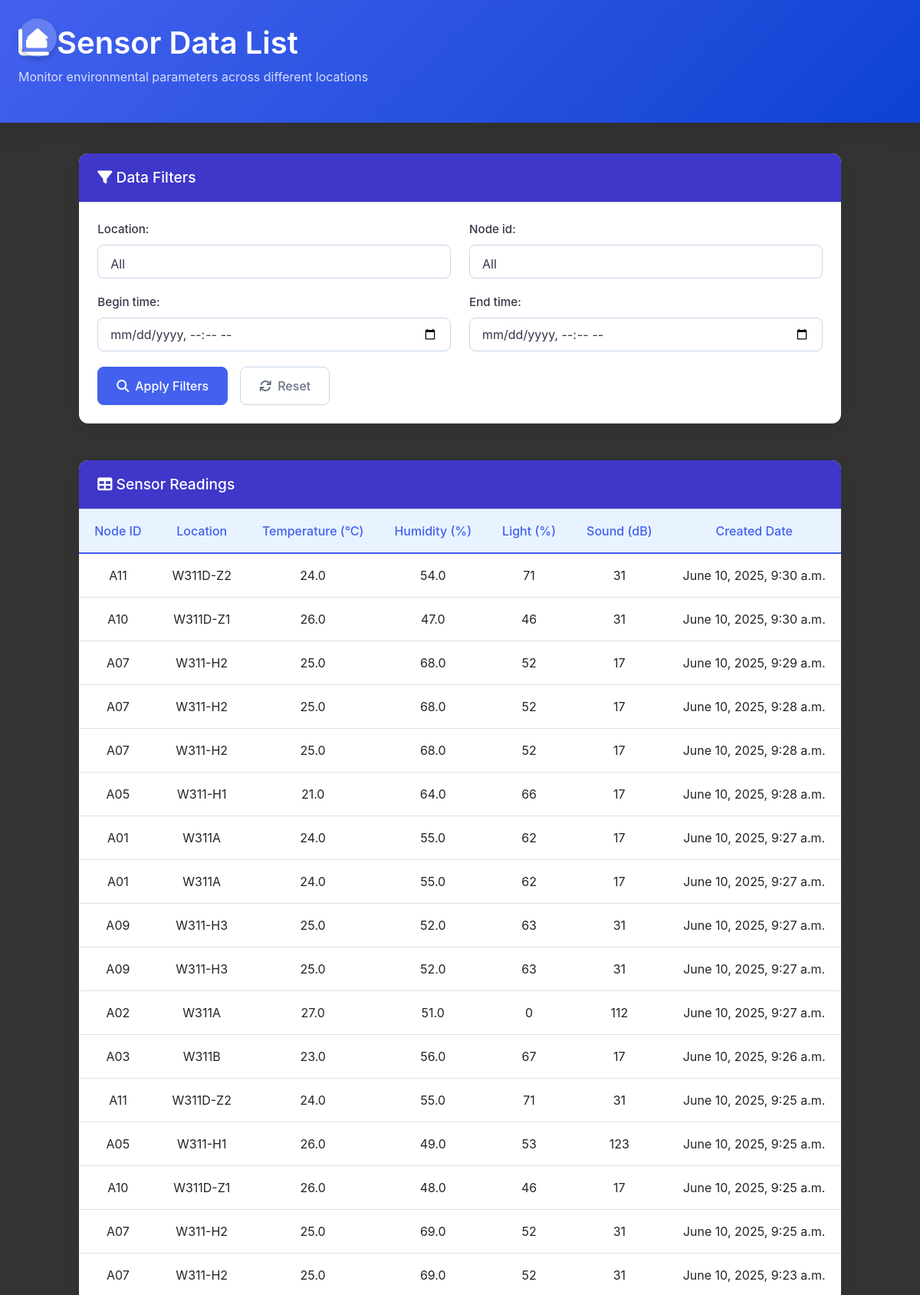
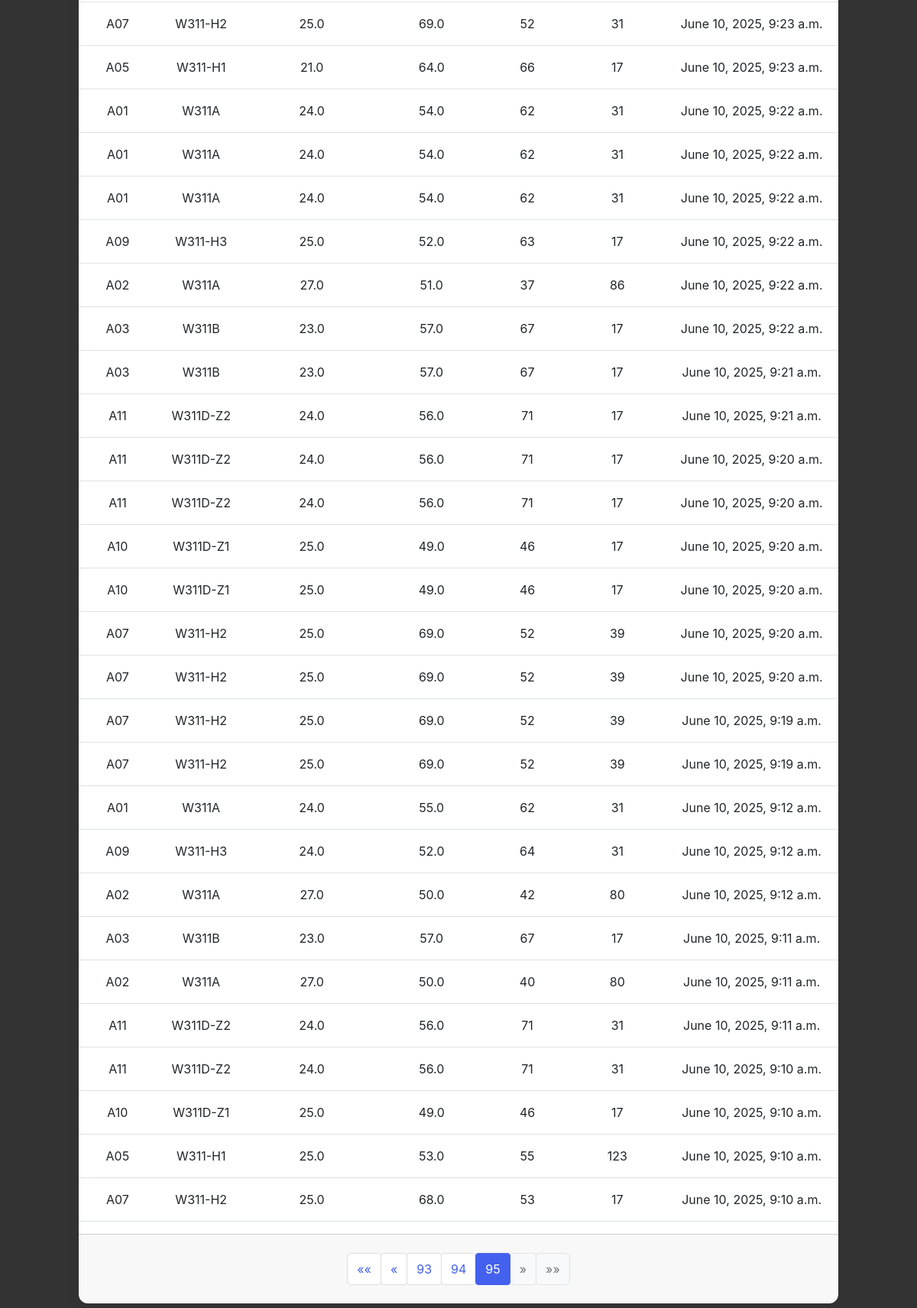
The app's page /selectdata?page=95& (upper part) with its own data (2 pictures, top to bottom).
### projectApp/models.py (models this page shows, shortened)
class Information(models.Model):
    node_id = models.CharField(max_length=4)
    loc = models.CharField(max_length=6)
    temp = models.DecimalField(max_digits=5,decimal_places=1)
    hum = models.DecimalField(max_digits=5,decimal_places=1)
    light = models.IntegerField()
    snd = models.IntegerField()
    date_created = models.DateTimeField(auto_now_add=True)
    class Meta:
        verbose_name_plural = "Information"

### projectApp/views.py (the view)
# urls.py: path("selectdata",views.select_data_list),
def select_data_list(request):
    location = Information.objects.values_list("loc").distinct().order_by("loc")
    locations = []
    locations.append((None,"All"))
    node_id = Information.objects.values_list("node_id").distinct().order_by("node_id")
    node_id_list = []
    node_id_list.append((None,"All"))
    form = LocationForm()
    form.fields['location'].choices = locations
    form.fields["node_id"].choices = node_id_list
    data_selected = Information.objects.all()
    for i in location:
        locations.append((i[0],i[0]))
    for i in node_id:
        node_id_list.append((i[0],i[0]))
    if request.method == "GET":
        if "clear" in request.GET:
            form.reset()
            context = {"form":form,"select_data":data_selected}
            return redirect(request.path)
        form = LocationForm(request.GET)
        form.fields['location'].choices = locations
        form.fields["node_id"].choices = node_id_list
        if form.is_valid():
            select_location = form.cleaned_data['location']
            select_node_id = form.cleaned_data["node_id"]
            begin_time = form.cleaned_data.get("begin_time")
            end_time = form.cleaned_data.get("end_time")
            raw_data = get_series_data(select_node_id,select_location,begin_time,end_time)
            context = dict()
            context["raw_data"] = raw_data["raw_data"].order_by("-date_created")
            context["form"] = form
        form.fields["location"].choices = locations
        form.fields["node_id"].choices = node_id_list
    if form.is_valid():
        cpage =  raw_data
    else:
        cpage = get_series_data()
    paginator = Paginator(cpage["raw_data"].order_by("-date_created"),50)
    page = request.GET.get("page")
    try:
        raw_data = paginator.page(page)
    except PageNotAnInteger:
        raw_data = paginator.page(1)
    except EmptyPage:
        raw_data = paginator.page(paginator.num_pages)
    context = dict()
    context["raw_data"] = raw_data
    context["form"] = form
    try:
        filter_params = request.GET.copy()
        filter_params.pop("page",None)
        filter_params  = filter_params.urlencode
    except BaseException as e:
        filter_params = None
        print("Error!",e)
    context["other_params"] = filter_params
    return render(request,"projectApp/select_data_list.html",context)

### projectApp/app_form.py (shortened to what this page needs)
class LocationForm(forms.Form):
    location = forms.ChoiceField(
        choices = [],
        required= False,
        widget= forms.Select(attrs = {"class":"form-control"})
    )
    node_id = forms.ChoiceField(
        choices= [],
        required= False,
        widget= forms.Select(attrs= {"class":"form-control"})
    )
    begin_time = forms.DateTimeField(
        widget=forms.DateTimeInput(attrs={'type': 'datetime-local',"class":"form-control custom-control-input"}),
        required= False,
        input_formats=['%Y-%m-%dT%H:%M']
    )
    end_time = forms.DateTimeField(
        widget=forms.DateTimeInput(attrs={'type': 'datetime-local',"class":"form-control"}),
        required= False,
        input_formats=['%Y-%m-%dT%H:%M']
    )

### projectApp/templates/projectApp/select_data_list.html (shortened to what this page needs)
{% load static %}
<!DOCTYPE html>
<html lang="en">
<head>
    <link href="https://cdn.jsdelivr.net/npm/font-awesome@4.7.0/css/font-awesome.min.css" rel="stylesheet">
    <link href="https://cdn.jsdelivr.net/npm/bootstrap@5.3.6/dist/css/bootstrap.min.css" rel="stylesheet">
    <link rel="stylesheet" type="text/css" href="https://cdn.flexmonster.com/theme/orange/flexmonster.min.css" />
    <link href="https://cdn.jsdelivr.net/npm/bootstrap@5.3.0/dist/css/bootstrap.min.css" rel="stylesheet">
    <link rel="stylesheet" href="https://cdnjs.cloudflare.com/ajax/libs/font-awesome/6.4.0/css/all.min.css">
</head>
<body>
    <a href="/" class="home-button" title="Home">
      <i class="fas fa-home"></i>
    </a>
    <header class="header">
        <div class="main-container">
            <h1><i class="fa fa-area-chart mr-2"></i>   Sensor Data List</h1>
            <p>Monitor environmental parameters across different locations</p>
        </div>
    </header>
    <main class="main-container">
        <div class="card mb-5">
            <div class="card-header">
                <h3 style="color:white"><i class="fa fa-filter mr-2"></i>   Data Filters</h3>
            </div>
            <div class="card-body">
                <form action="" method="get" id="select_form">
                    <div class="row">
                        <div class="col-md-6 form-group">
                            {{ form.location.label_tag }}
                            {{ form.location }}
                        </div>
                        <div class="col-md-6 form-group">
                            {{ form.node_id.label_tag }}
                            {{ form.node_id }}
                        </div>
                    </div>
                    <div class="row">
                        <div class="col-md-6 form-group">
                            {{ form.begin_time.label_tag }}
                            {{ form.begin_time }}
                        </div>
                        <div class="col-md-6 form-group">
                            {{ form.end_time.label_tag }}
                            {{ form.end_time }}
                        </div>
                    </div>
                    <div class="d-flex flex-wrap gap-3">
                        <button type="submit" class="btn btn-primary">
                            <i class="fa fa-search btn-icon"></i>Apply Filters
                        </button>
                        <a href="?clear=1" class="btn btn-light">
                            <i class="fa fa-refresh btn-icon"></i>Reset
                        </a>
                    </div>
                </form>
            </div>
        </div>
        <div class="card">
            <div class="card-header" style="color: white;">
                <h3><i class="fa fa-table mr-2"></i>   Sensor Readings</h3>
            </div>
            <div class="table-responsive">
                <table class="table data-table table-hover">
                    <thead>
                        <tr>
                            <th>Node ID</th>
                            <th>Location</th>
                            <th>Temperature (°C)</th>
                            <th>Humidity (%)</th>
                            <th>Light (%)</th>
                            <th>Sound (dB)</th>
                            <th>Created Date</th>
                        </tr>
                    </thead>
                    <tbody>
                        {% for entry in raw_data %}
                        <tr>
                            <td>{{ entry.node_id }}</td>
                            <td>{{ entry.loc }}</td>
                            <td>{{ entry.temp }}</td>
                            <td>{{ entry.hum }}</td>
                            <td>{{ entry.light }}</td>
                            <td>{{ entry.snd }}</td>
                            <td>{{ entry.date_created }}</td>
                        </tr>
                        {% endfor %}
                    </tbody>
                </table>
            </div>
            <div class="card-footer d-flex justify-content-center">
                <nav aria-label="Data pagination">
                    <ul class="pagination">
                        <li class="page-item {% if not raw_data.has_previous %}disabled{% endif %}">
                            <a class="page-link" href="?page=1{% if request.GET.q %}&q={{ request.GET.q }}{% endif %}" aria-label="First">
                                <span aria-hidden="true">&laquo;&laquo;</span>
                            </a>
                        </li>
                        <li class="page-item {% if not raw_data.has_previous %}disabled{% endif %}">
                            {% if raw_data.has_previous %}
                                <a class="page-link" href="?page={{ raw_data.previous_page_number }}{% if request.GET.q %}&q={{ request.GET.q }}{% endif %}" aria-label="Previous">
                                    <span aria-hidden="true">&laquo;</span>
                                </a>
                            {% else %}
                                <a class="page-link" href="#" aria-label="Previous" tabindex="-1" aria-disabled="true">
                                    <span aria-hidden="true">&laquo;</span>
                                </a>
                            {% endif %}
                        </li>
                        {% for num in raw_data.paginator.page_range %}
                            {% if raw_data.number == num %}
                                <li class="page-item active" aria-current="page">
                                    <span class="page-link">{{ num }}</span>
                                </li>
                            {% elif num > raw_data.number|add:'-3' and num < raw_data.number|add:'3' %}
                                <li class="page-item">
                                    <a class="page-link" href="?page={{ num }}{% if request.GET.q %}&q={{ request.GET.q }}{% endif %}&{{ other_params }}">{{ num }}</a>
                                </li>
                            {% endif %}
                        {% endfor %}
                        <li class="page-item {% if not raw_data.has_next %}disabled{% endif %}">
                            {% if raw_data.has_next %}
                                <a class="page-link" href="?page={{ raw_data.next_page_number }}{% if request.GET.q %}&q={{ request.GET.q }}{% endif %}&{{ other_params }}" aria-label="Next">
                                    <span aria-hidden="true">&raquo;</span>
                                </a>
                            {% else %}
                                <a class="page-link" href="#" aria-label="Next" tabindex="-1" aria-disabled="true">
                                    <span aria-hidden="true">&raquo;</span>
                                </a>
                            {% endif %}
                        </li>
                        <li class="page-item {% if not raw_data.has_next %}disabled{% endif %}">
                            <a class="page-link" href="?page={{ raw_data.paginator.num_pages }}{% if request.GET.q %}&q={{ request.GET.q }}{% endif %}&{{ other_params }}" aria-label="Last">
                                <span aria-hidden="true">&raquo;&raquo;</span>
                            </a>
                        </li>
                    </ul>
                </nav>
            </div>
        </div>
    </main>
</body>
</html>

### projectApp/templates/projectApp/select_data_list.html (style rules this page uses)
a { text-decoration: none; color: inherit }
:root { --primary-color: #4361ee; --secondary-color: #4080FF; --light-blue: #E8F3FF; --dark-blue: #0E42D2; --bg-light: #333; --bg-medium: #3f37c9; --bg-dark: #C9D8E8; --text-dark: #333647; --text-light: #697488; --border-color: #C9D8E8; --card-radius: 12px; --shadow-light: 0 4px 20px rgba(0, 0, 0, 0.05); --shadow-medium: 0 8px 30px rgba(0, 0, 0, 0.12); }
body { font-family: 'Inter', sans-serif; background-color: var(--bg-light); color: var(--text-dark); min-height: 100vh; display: flex; flex-direction: column; }
.header { background: linear-gradient(135deg, var(--primary-color) 0%, var(--dark-blue) 100%); color: white; padding: 2rem 0; margin-bottom: 2.5rem; box-shadow: var(--shadow-medium); }
.header h1 { font-weight: 600; margin-bottom: 0.5rem; }
.header p { color: rgba(255, 255, 255, 0.8); }
.main-container { max-width: 1400px; margin: 0 auto; padding: 0 1.5rem; flex: 1; }
.card { border: none; border-radius: var(--card-radius); box-shadow: var(--shadow-light); transition: transform 0.3s ease, box-shadow 0.3s ease; background-color: white; }
.card-header { background-color: var(--bg-medium); border-bottom: 1px solid var(--border-color); padding: 1.25rem 1.5rem; border-radius: var(--card-radius) var(--card-radius) 0 0 !important; }
.card-header h3 { font-size: 1.2rem; font-weight: 500; margin: 0; }
.card-body { padding: 1.5rem; }
.form-group { margin-bottom: 1.25rem; }
.form-group label { display: block; font-weight: 500; color: var(--text-dark); margin-bottom: 0.5rem; font-size: 0.95rem; }
.form-control { border: 1px solid var(--border-color); border-radius: 8px; height: 44px; padding: 0.75rem 1rem; font-size: 1rem; color: var(--text-dark); transition: border-color 0.2s ease, box-shadow 0.2s ease; background-color: white; }
.btn-primary { background-color: var(--primary-color); border-color: var(--primary-color); padding: 0.75rem 1.5rem; font-weight: 500; border-radius: 8px; transition: all 0.2s ease; display: inline-flex; align-items: center; justify-content: center; }
.btn-light { background-color: white; border: 1px solid var(--border-color); color: var(--text-light); padding: 0.75rem 1.5rem; font-weight: 500; border-radius: 8px; transition: all 0.2s ease; display: inline-flex; align-items: center; justify-content: center; }
.btn-icon { margin-right: 0.5rem; }
.data-table { margin-top: 0; border-radius: 0 0 var(--card-radius) var(--card-radius); }
.data-table thead th { background-color: var(--light-blue); color: var(--primary-color); font-weight: 500; border-bottom: 2px solid var(--primary-color); position: sticky; top: 0; z-index: 10; }
.data-table tbody tr { transition: background-color 0.2s ease; }
.data-table th, .data-table td { padding: 1rem 1.25rem; vertical-align: middle; text-align: center; }
.data-table tbody tr:nth-of-type(even) { background-color: rgba(201, 216, 232, 0.2); }
.home-button { position: absolute; top: 1.5rem; display: block; left: 1.5rem; background: rgba(255, 255, 255, 0.2); border-radius: 50%; width: 50px; height: 50px; display: flex; align-items: center; justify-content: center; color: white; font-size: 1.5rem; transition: all 0.3s ease; z-index: 10; box-shadow: 0 4px 8px rgba(0, 0, 0, 0.2); }
.pagination { margin-top: 1rem; justify-content: center; }
.page-link { color: #4361ee; border: 1px solid #ddd; border-radius: 4px; padding: 0.5rem 0.75rem; }
.page-item.active .page-link { background-color: #4361ee; border-color: #4361ee; color: white; }
.page-item.disabled .page-link { color: #6c757d; cursor: not-allowed; background-color: #f8f9fa; }

### records on screen
Information: node_id "A11", loc "W311D-Z2", temp "24.0", hum "54.0", light "71", snd "31", date_created "June 10, 2025, 9:30 a.m."
Information: node_id "A10", loc "W311D-Z1", temp "26.0", hum "47.0", light "46", snd "31", date_created "June 10, 2025, 9:30 a.m."
Information: node_id "A07", loc "W311-H2", temp "25.0", hum "68.0", light "52", snd "17", date_created "June 10, 2025, 9:29 a.m."
Information: node_id "A07", loc "W311-H2", temp "25.0", hum "68.0", light "52", snd "17", date_created "June 10, 2025, 9:28 a.m."
Information: node_id "A07", loc "W311-H2", temp "25.0", hum "68.0", light "52", snd "17", date_created "June 10, 2025, 9:28 a.m."
Information: node_id "A05", loc "W311-H1", temp "21.0", hum "64.0", light "66", snd "17", date_created "June 10, 2025, 9:28 a.m."
Information: node_id "A01", loc "W311A", temp "24.0", hum "55.0", light "62", snd "17", date_created "June 10, 2025, 9:27 a.m."
Information: node_id "A01", loc "W311A", temp "24.0", hum "55.0", light "62", snd "17", date_created "June 10, 2025, 9:27 a.m."
Information: node_id "A09", loc "W311-H3", temp "25.0", hum "52.0", light "63", snd "31", date_created "June 10, 2025, 9:27 a.m."
Information: node_id "A09", loc "W311-H3", temp "25.0", hum "52.0", light "63", snd "31", date_created "June 10, 2025, 9:27 a.m."
Information: node_id "A02", loc "W311A", temp "27.0", hum "51.0", light "0", snd "112", date_created "June 10, 2025, 9:27 a.m."
Information: node_id "A03", loc "W311B", temp "23.0", hum "56.0", light "67", snd "17", date_created "June 10, 2025, 9:26 a.m."
Information: node_id "A11", loc "W311D-Z2", temp "24.0", hum "55.0", light "71", snd "31", date_created "June 10, 2025, 9:25 a.m."
Information: node_id "A05", loc "W311-H1", temp "26.0", hum "49.0", light "53", snd "123", date_created "June 10, 2025, 9:25 a.m."
Information: node_id "A10", loc "W311D-Z1", temp "26.0", hum "48.0", light "46", snd "17", date_created "June 10, 2025, 9:25 a.m."
Information: node_id "A07", loc "W311-H2", temp "25.0", hum "69.0", light "52", snd "31", date_created "June 10, 2025, 9:25 a.m."
Information: node_id "A07", loc "W311-H2", temp "25.0", hum "69.0", light "52", snd "31", date_created "June 10, 2025, 9:23 a.m."
Information: node_id "A07", loc "W311-H2", temp "25.0", hum "69.0", light "52", snd "31", date_created "June 10, 2025, 9:23 a.m."
Information: node_id "A05", loc "W311-H1", temp "21.0", hum "64.0", light "66", snd "17", date_created "June 10, 2025, 9:23 a.m."
Information: node_id "A01", loc "W311A", temp "24.0", hum "54.0", light "62", snd "31", date_created "June 10, 2025, 9:22 a.m."
Information: node_id "A01", loc "W311A", temp "24.0", hum "54.0", light "62", snd "31", date_created "June 10, 2025, 9:22 a.m."
Information: node_id "A01", loc "W311A", temp "24.0", hum "54.0", light "62", snd "31", date_created "June 10, 2025, 9:22 a.m."
Information: node_id "A09", loc "W311-H3", temp "25.0", hum "52.0", light "63", snd "17", date_created "June 10, 2025, 9:22 a.m."
Information: node_id "A02", loc "W311A", temp "27.0", hum "51.0", light "37", snd "86", date_created "June 10, 2025, 9:22 a.m."
Information: node_id "A03", loc "W311B", temp "23.0", hum "57.0", light "67", snd "17", date_created "June 10, 2025, 9:22 a.m."
Information: node_id "A03", loc "W311B", temp "23.0", hum "57.0", light "67", snd "17", date_created "June 10, 2025, 9:21 a.m."
Information: node_id "A11", loc "W311D-Z2", temp "24.0", hum "56.0", light "71", snd "17", date_created "June 10, 2025, 9:21 a.m."
Information: node_id "A11", loc "W311D-Z2", temp "24.0", hum "56.0", light "71", snd "17", date_created "June 10, 2025, 9:20 a.m."
Information: node_id "A11", loc "W311D-Z2", temp "24.0", hum "56.0", light "71", snd "17", date_created "June 10, 2025, 9:20 a.m."
Information: node_id "A10", loc "W311D-Z1", temp "25.0", hum "49.0", light "46", snd "17", date_created "June 10, 2025, 9:20 a.m."
Information: node_id "A10", loc "W311D-Z1", temp "25.0", hum "49.0", light "46", snd "17", date_created "June 10, 2025, 9:20 a.m."
Information: node_id "A07", loc "W311-H2", temp "25.0", hum "69.0", light "52", snd "39", date_created "June 10, 2025, 9:20 a.m."
Information: node_id "A07", loc "W311-H2", temp "25.0", hum "69.0", light "52", snd "39", date_created "June 10, 2025, 9:20 a.m."
Information: node_id "A07", loc "W311-H2", temp "25.0", hum "69.0", light "52", snd "39", date_created "June 10, 2025, 9:19 a.m."
Information: node_id "A07", loc "W311-H2", temp "25.0", hum "69.0", light "52", snd "39", date_created "June 10, 2025, 9:19 a.m."
Information: node_id "A01", loc "W311A", temp "24.0", hum "55.0", light "62", snd "31", date_created "June 10, 2025, 9:12 a.m."
Information: node_id "A09", loc "W311-H3", temp "24.0", hum "52.0", light "64", snd "31", date_created "June 10, 2025, 9:12 a.m."
Information: node_id "A02", loc "W311A", temp "27.0", hum "50.0", light "42", snd "80", date_created "June 10, 2025, 9:12 a.m."
Information: node_id "A03", loc "W311B", temp "23.0", hum "57.0", light "67", snd "17", date_created "June 10, 2025, 9:11 a.m."
Information: node_id "A02", loc "W311A", temp "27.0", hum "50.0", light "40", snd "80", date_created "June 10, 2025, 9:11 a.m."
Information: node_id "A11", loc "W311D-Z2", temp "24.0", hum "56.0", light "71", snd "31", date_created "June 10, 2025, 9:11 a.m."
Information: node_id "A11", loc "W311D-Z2", temp "24.0", hum "56.0", light "71", snd "31", date_created "June 10, 2025, 9:10 a.m."
Information: node_id "A10", loc "W311D-Z1", temp "25.0", hum "49.0", light "46", snd "17", date_created "June 10, 2025, 9:10 a.m."
Information: node_id "A05", loc "W311-H1", temp "25.0", hum "53.0", light "55", snd "123", date_created "June 10, 2025, 9:10 a.m."
Information: node_id "A07", loc "W311-H2", temp "25.0", hum "68.0", light "53", snd "17", date_created "June 10, 2025, 9:10 a.m."

### other values on screen
{{ num }} "93" "94"
{{ num }} "95"
